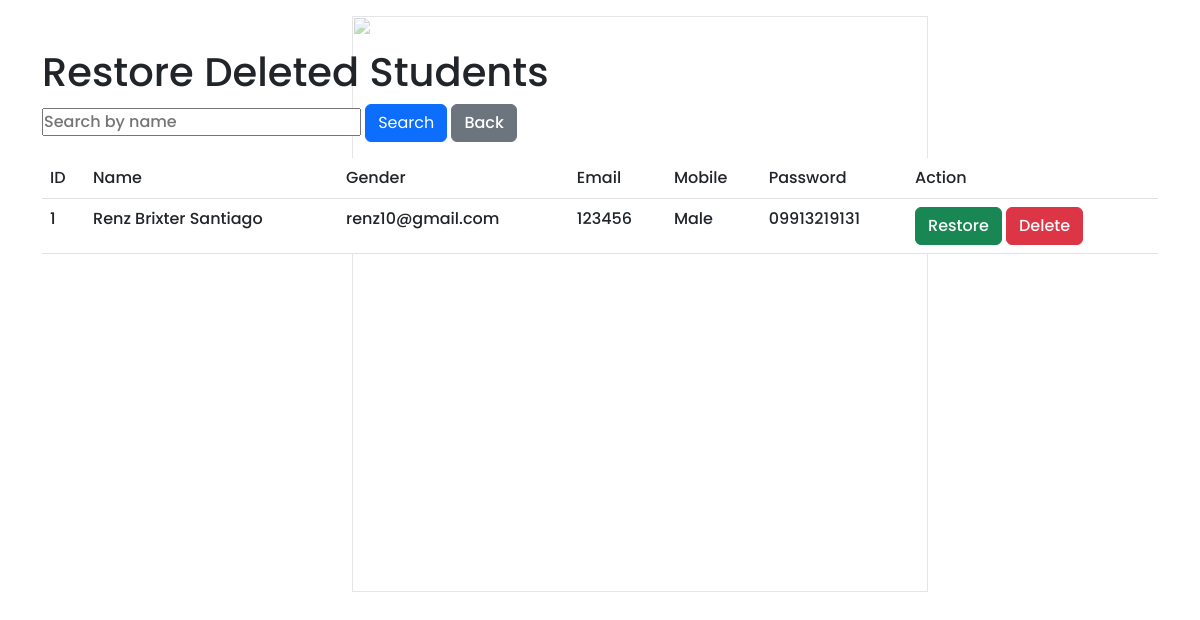
/retrieve.php, run on the app's committed database.
### tables this page shows
CREATE TABLE `deleted_students` (
  `idno` int(20) NOT NULL,
  `name` varchar(100) NOT NULL,
  `gender` varchar(255) NOT NULL,
  `email` varchar(100) NOT NULL,
  `mobile` varchar(20) NOT NULL,
  `password` varchar(100) NOT NULL,
  `pwd` varchar(255) NOT NULL,
  `stu_parent` varchar(255) NOT NULL,
  `deleted_at` datetime DEFAULT current_timestamp()
);

### retrieve.php (the view, shortened to what this page needs)
<?php
    include 'connect.php';
    if (isset($_GET['search'])) {
        $search = $_GET['search'];
        $sql = "SELECT * FROM `deleted_students` WHERE `name` LIKE '%$search%'";
        $result = mysqli_query($con, $sql);
        $searchPerformed = true;
    } else {
        $sql = "SELECT * FROM `deleted_students`";
        $result = mysqli_query($con, $sql);
    }
?>
<!DOCTYPE html>
<html lang="en">
<head>
    <link href="https://cdn.jsdelivr.net/npm/bootstrap@5.3.0-alpha1/dist/css/bootstrap.min.css" rel="stylesheet">
</head>
<body>
    <img src="asset/isabela-state-university-logo-67371D9323-seeklogo.com.png" alt="">
    <div class="container my-5">
        <h1>Restore Deleted Students</h1>
        <form action="" method="GET" class="mb-3">
            <input type="text" name="search" placeholder="Search by name">
            <button type="submit" class="btn btn-primary">Search</button>
            <button class="btn btn-secondary">
                <a style='color:white;' class="text-decoration-none" href="display.php">Back</a>
            </button>
        </form>
        <table class="table table-hover">
            <thead>
                <tr>
                    <th scope="col">ID</th>
                    <th scope="col">Name</th>
                    <th scope="col">Gender</th>
                    <th scope="col">Email</th>
                    <th scope="col">Mobile</th>
                    <th scope="col">Password</th>
                    <th scope="col">Action</th>
                </tr>
            </thead>
            <tbody>
                <?php
                if ($result) {
                    while ($row = mysqli_fetch_assoc($result)) {
                        echo '
                            <tr>
                                <th scope="row">' . $row['idno'] . '</th>
                                <td>' . $row['name'] . '</td>
                                <td>' . $row['gender'] . '</td>
                                <td>' . $row['email'] . '</td>
                                <td>' . $row['mobile'] . '</td>
                                <td>' . $row['password'] . '</td>
                                <td>
                                    <button class="btn btn-success"><a href="restore.php?restoreid=' . $row['idno'] . '" class="text-decoration-none text-light">Restore</a></button>
                                    <button class="btn btn-danger"><a href="delete.php?deleteid=' . $row['idno'] . '" class="text-decoration-none text-light">Delete</a></button>
                                </td>
                            </tr>
                        ';
                    }
                } else {
                    die(mysqli_error($con));
                }
                ?>
            </tbody>
        </table>
    </div>
</body>
</html>

### retrieve.php (style rules this page uses)
* { margin: 0; padding: 0; box-sizing: border-box; font-family: 'Poppins', sans-serif; text-decoration: none; font-weight: 500; }
img { height: 36rem; width: 36rem; margin-left: 22rem; margin-top: -2rem; position: absolute; z-index: -20; opacity: .4; }

### data on the page
deleted_students: idno "1", name "Renz Brixter Santiago", gender "renz10@gmail.com", email "123456", mobile "Male", password "09913219131"
